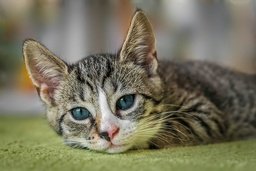
#> input picture k_means_color/cat.jpg, 256 x 171 px, shrunk from 640 x 427 before the run
$ python decrease_color_count_my_own_impl.py
#> lines starting #> are read from the running program, lines starting #| are printed output that depends on the picture
### k_means_color/k_means/initialize_centroids.py
import numpy as np


def initialize_centroids(data: np.ndarray, k: int) -> np.ndarray:
    # Перевіряємо, чи достатньо точок у даних для вибору k центроїдів.
    # data.shape[0] - це кількість елементів у масиві
    if k > data.shape[0]:
        raise ValueError("Кількість кластерів (k) не може бути більшою за кількість точок даних.")

    # Отримуємо загальну кількість точок даних
    num_samples = data.shape[0]

    # Випадково обираємо k унікальних індексів з діапазону [0, num_samples - 1]
    # replace=False гарантує, що індекси не будуть повторюватися
    random_indices = np.random.choice(num_samples, k, replace=False)

    # Використовуємо ці індекси, щоб вибрати відповідні точки з 'data'
    centroids = data[random_indices]

    return centroids


# --- Тестування (можна додати у свій файл для перевірки) ---
# fake_pixels = np.array([
#     [10, 20, 30],
#     [15, 25, 35],
#     [12, 22, 32],
#     [200, 210, 220],
#     [205, 215, 225],
#     [5, 5, 5],
#     [8, 8, 8],
#     [250, 250, 250],
#     [0, 0, 0],
#     [1, 1, 1]
# ])

# k_test = 3
# initial_centers = initialize_centroids(fake_pixels, k_test)
# print(f"\nТестові початкові центроїди ({k_test} штук):\n{initial_centers}")

### k_means_color/k_means/k_means_with_vectorization.py
import numpy as np
from k_means.initialize_centroids import initialize_centroids

"""
 Це копія функції run_kmeans, але тут прохід по циклу data, що був найбільш
 повільним місцем у run_kmeans замінений на векторизацію, і це значно пришвидшує код

 Коментарі які описують код в середині run_kmeans_with_vectorization за основу беруть
 зображення cat.jpg, яке має розмір 640х427 і k=12

 Варто зауважити що навіть з векторизацією чим більший розмір зображення або k, то тим
 довше будуть йти обрахунки, для розуміння
 640х427=273_280 пікселів
 k = 12; 273_280 * 12 = 3_279_360 - така довжина масиву squared_differences
 k = 60; 273_280 * 12 = 16_396_800 - така довжина масиву squared_differences
 k = 120; 273_280 * 12 = 32_793_600 - така довжина масиву squared_differences

 Варто зауважити що найбільші втрати часу відбуваються в цих двох рядках
    squared_differences = (data_expanded - centroids_expanded)**2
    sum_squared_differences = np.sum(squared_differences, axis=2)
Бібліотека працює швидше, можливо через те що ці самі операції написані на низькорівневій мові,
швидкодію поточної реалізацію можна пришвидшити за допомогою інженерних трюків (інакше обрахувати відстань),
але не більше, вона все одно буде повільнішою ніж в бібліотеці
"""

def run_kmeans_with_vectorization(data: np.ndarray, k: int, max_iter=100):
    centroids = initialize_centroids(data=data, k=k)
    print(f"initial centroids: {centroids}")

    for iter_num in range(max_iter):
        # --- Крок 1: отримати масив labels_array який вказує який піксель до якого центроїда найближчий ---
        # --- Присвоєння точок до кластерів (ВЕКТОРИЗОВАНО) ---

        # Розширюємо розмірності для broadcasting
        # data було [[r,g,b],[r,g,b],[r,g,b],[r,g,b]...]
        # data_expanded стане [ [[r,g,b]], [[r,g,b]], [[r,g,b]], [[r,g,b]], ... ]
        # перші : - це вибір всіх елементів по першій осі (пікселів)
        # np.newaxis створить нову вісь (розмірність) там де раніше були [r,g,b]
        # другі : - вибере всі елементи по третій осі, яка раніше була другою, для нас це елементи [r,g,b]
        #
        # Якщо підсумувати, то до цієї операції data мала форму (N, 3), а після операції data_expanded матиме форму (N, 1, 3)
        data_expanded = data[:, np.newaxis, :]  # (num_pixels, 1, 3)

        # centroids - [[r,g,b], [r,g,b], [r,g,b], [r,g,b], ...] Довжина centroids = 12 (вважаємо k=12)
        # centroids[np.newaxis, :, :] - [[ [r,g,b], [r,g,b], [r,g,b], [r,g,b], ... ]]
        # np.newaxis - створює нову вісь
        # перші : - копіюють вісь яка раніше була віссю 0, а тепер буде віссю 1
        # другі : - копіюють вісь яка раніше була віссю 1, а тепер буде віссю 2 (тобто вибираємо самі [r,g,b])
        # centroids_expanded тепер має форму (1, k, 3)
        centroids_expanded = centroids[np.newaxis, :, :]


        # НАВІЩО БУЛО ЗМІНЮВАТИ ФОРМУ data і centroids
        #
        # Ми змінювали форму data і centroids для того щоб зробити Broadcasting (трансляції) в NumPy,
        # щоб ми могли ефективно (і дуже швидко) обчислити відстані від кожного пікселя до кожного центроїда одночасно
        #
        # data: Містить усі пікселі зображення. Кожен піксель має 3 колірні компоненти (R, G, B).
        # Форма: (N, 3), де N — загальна кількість пікселів.
        #   Приклад: [[R0, G0, B0], [R1, G1, B1], ..., [RN-1, GN-1, BN-1]]
        #
        # centroids: Містить поточні координати k центроїдів. Кожен центроїд також має 3 колірні компоненти.
        # Форма: (k, 3), де k — бажана кількість кластерів.
        #   Приклад: [[C0_R, C0_G, C0_B], [C1_R, C1_G, C1_B], ..., [CK-1_R, CK-1_G, CK-1_B]]
        #
        #
        # Нам потрібно обчислити Евклідову відстань між кожним з N пікселів та кожним з k центроїдів.
        # Це призведе до матриці відстаней форми (N, k)
        # Пряме віднімання data - centroids не працюватиме, оскільки їхні форми (N, 3) і (k, 3) несумісні
        # для поелементного віднімання. Ми не можемо відняти матрицю 1x3 від матриці 2x3
        #
        # Але після змін ми матимемо матриці (N, 1, 3) і (1, k, 3)
        #
        # data_expanded - (273280,1,3)
        # centroids_expanded - (1, 12, 3)
        # Коли виконується операція віднімання (-), NumPy перевіряє розмірності масивів, починаючи з кінця:
        #   1. Остання вісь (розмірність кольору): 3 і 3. Вони збігаються, все добре.
        #   2. Середня вісь: 1 (з data_expanded) і k (з centroids_expanded). NumPy бачить 1 і k.
        #      Правила Broadcasting говорять, що якщо одна з розмірностей дорівнює 1, вона може бути "розтягнута"
        #      (broadcasted) до розміру іншої. Отже, 1 "розтягується" до k.
        #   3. Перша вісь: N (з data_expanded) і 1 (з centroids_expanded). Аналогічно, 1 "розтягується" до N.
        #
        # Що таке розтягування
        # Не плутати з розтягуванням (scaling) вектора в лінійній алгебрі (коли множимо вектор на скаляр), це ІНШЕ.
        # Коли NumPy "розтягує" вісь, він логічно уявляє, що елементи вздовж цієї осі повторюються, щоб "заповнити"
        # більший розмір. Фізично копії не створюються у пам'яті (за рідкісними винятками). NumPy просто змінює спосіб,
        # яким він звертається до даних.
        # Тож грубо кажучи після розтягування ми маємо однакові форми: data_expanded (N, k, 3) і centroids_expanded (N, k, 3)
        # І оскільки тепер форми однакові то можна виконувати операції додавання/віднімання/множення і т.п.


        # Обчислюємо різниці, підносимо до квадрату, сумуємо по компонентах (RGB)
        # Все це відбувається ОДНИМ ОПЕРАЦІЯМ NumPy
        # (point1 - point2)^2
        #
        # squared_differences виглядає так - [ [[r,g,b],[r,g,b],[r,g,b], ...], [[r,g,b],[r,g,b],[r,g,b], ...], ... ]
        # Довжина squared_differences - 273280 елементів
        # кожен елемент - це масив з 12 піделементів, кожен з яких це [r,g,b]
        # тобто кожен піксель (елемент з 273280) містить у собі відстань до всіх центроїдів
        #
        # data_expanded - [ [[139,139,129]], ...]
        # centroids_expanded - [[ [127,138,80],... ]]
        # squared_differences - [ [[144,1,97], ...],... ]
        # (139-127)^2 = 144
        # (139-138)^2 = 1
        # (129-138)^2 = 2401 // 256 => 97 (Оскільки наші значення можуть бути у діапазоні від 0 до 256)
        #               то беремо залишок від ділення і все сходиться
        # squared_differences = [ [[144,1,97],...],... ]
        squared_differences = (data_expanded - centroids_expanded)**2

        # np.sum по останній осі (RGB)
        # Пам'ятаймо що ми рахуємо відстань від векторів (пікселів) дл цетроїда за допомогою Евклідової норми
        # math.sqrt( (r1 - r2)^2 + (g1 - g2)^2 + (b1 - b2)^2 )
        #
        # У squared_differences ми маємо віднімання і піднесення до квадрату кожної точки з кожним центроїдом
        # Тепер нам треба додати r,g,b кожної точки - 144 + 1 + 97 = 242
        # sum_squared_differences - [ [242, ...],... ]
        # axis - це вісь по якій треба робить операцію, вона починається з 0 і у нас максимум може бути 2
        sum_squared_differences = np.sum(squared_differences, axis=2)


        # Беремо квадратний корінь для отримання Евклідових відстаней
        #
        # Фінальний етап розрахунку відстані, маючи суму всіх кольорів кожного пікселя до кожного центроїда, заносимо все під корінь
        # sqrt(242) = 15.55...
        # distances - [ [15.55, ...],... ]
        # distances - це масив з довжиною 273280, де кожен елемент - це відстань конкретно цього пікселя до всіх k центроїдів
        distances = np.sqrt(sum_squared_differences) # Форма (num_pixels, k)

        # Знаходимо індекс найближчого центроїда для кожного пікселя
        # distances = [
        #     [d(p0, c0), d(p0, c1), d(p0, c2),...],  # Відстані пікселя 0 до центроїдів 0, 1, 2, ...
        #     [d(p1, c0), d(p1, c1), d(p1, c2),...],  # Відстані пікселя 1 до центроїдів 0, 1, 2, ...
        #     [d(p2, c0), d(p2, c1), d(p2, c2),...],  # Відстані пікселя 2 до центроїдів 0, 1, 2, ...
        #     [d(p3, c0), d(p3, c1), d(p3, c2),...]   # Відстані пікселя 3 до центроїдів 0, 1, 2, ...
        #      ...
        # ]
        #
        # axis=1: Це ключовий параметр, який вказує, вздовж якої осі потрібно шукати мінімум.
        #
        # Візьмемо довільний приклад
        # distances = [
        #     [5.0, 1.0, 8.0],  # Піксель 0: відстані до C0, C1, C2
        #     [3.0, 7.0, 2.0],  # Піксель 1: відстані до C0, C1, C2
        #     [9.0, 4.0, 6.0],  # Піксель 2: відстані до C0, C1, C2
        #     [1.5, 2.5, 0.5]   # Піксель 3: відстані до C0, C1, C2
        # ]
        # Для першого рядка (Піксель 0): Мінімальне значення: 1.0, його індекс 1, тож він належить до центроїда з індексом 1
        # Для другого рядка (Піксель 1): Мінімальне значення: 2.0,  його індекс 2, тож він належить до центроїда з індексом 2
        # і так далі
        # Тож на виході маємо labels_array = [1, 2, 1, 2]
        # labels_array - це масив довжиною 273280. Це масив який вказує який піксель до якого центроїда найближчий
        labels_array = np.argmin(distances, axis=1)


        # --- Крок 2: Оновлення центроїдів (можемо залишити твій код, але його також можна векторизувати) ---

        # Зберігаємо старі центроїди для перевірки збіжності
        old_centroids = centroids.copy()

        # Створюємо пустий масив для нових центроїдів, того ж розміру, що й старі
        # new_centroids - [ [0., 0., 0.], [0., 0., 0.]... ] має довжину k - для нас це 12
        new_centroids = np.zeros_like(old_centroids, dtype=float)

        for cluster_idx in range(k):
            # 1. Створюємо булеву маску: знаходимо всі пікселі, які належать до поточного кластера 'cluster_idx'
            # labels_array == cluster_idx поверне масив типу [True, False, False, True, ...]
            # де True означає, що піксель належить до кластера 'cluster_idx'
            points_in_cluster_mask = (labels_array == cluster_idx)

            # 2. Вибираємо пікселі за маскою:
            # data[points_in_cluster_mask] поверне новий NumPy масив, що містить ТІЛЬКИ пікселі,
            # які належать до кластера 'cluster_idx'.
            # Його форма буде (кількість_пікселів_у_кластері, 3)
            # points_in_this_cluster - [ [r,g,b], [r,g,b], [r,g,b], ... ]
            points_in_this_cluster = data[points_in_cluster_mask]

            # 3. Обчислюємо середнє значення для цих пікселів:
            # .shape[0] показує скільки елементів у масиві
            # .shape[1] скільки піделементів у одному елементів, для нас це 3 (r,g,b)
            if points_in_this_cluster.shape[0] > 0: # Перевіряємо, чи є пікселі в цьому кластері
                # .mean(axis=0) обчислює середнє для КОЖНОГО стовпця окремо.
                # points_in_this_cluster = [
                #     [R1, G1, B1]
                #     ...
                #     [R5, G5, B5]
                #     ...
                #     [R10, G10, B10]
                # ]
                #
                # mean(axis=0) рахує так:
                # Середнє R: (R1 + R5 + R10) / 3
                # Середнє G: (G1 + G5 + G10) / 3
                # Середнє B: (B1 + B5 + B10) / 3
                #
                # mean(axis=1) рахує середнє для кожного пікселя
                # Для [R1, G1, B1], середнє буде (R1 + G1 + B1) / 3
                # Для [R5, G5, B5], середнє буде (R5 + G5 + B5) / 3.
                #
                # Саме тому використовуємо mean(axis=0)
                # points_in_this_cluster.mean(axis=0) - поверне один масив на 3 елементи [r,g,b]
                new_centroids[cluster_idx] = points_in_this_cluster.mean(axis=0)
            else:
                # Якщо кластер порожній, залишаємо його центроїд незмінним
                # Теоретично можна зробити якусь додаткову обробку, бо тоді виходить що ми хибно обрали центроїд,
                # він надто далеко від усіх, але для тут мені це не потрібно
                new_centroids[cluster_idx] = old_centroids[cluster_idx]


        # --- Крок 3: Перевірка на збіжність ---
        # Порівнюємо нові центроїди зі СТАРИМИ центроїдами за допомогою np.allclose
        # rtol і atol
        # Для того щоб .allclose повернув True треба щоб виконувалася умова ∣a−b∣ ≤ atol+rtol×∣b∣
        # ∣a−b∣ - це абсолютна різниця між елементами
        #
        # rtol (relative tolerance): відносна толерантність. Це поріг для відносної різниці між двома числами.
        # Вона стає важливою, коли порівнюються великі числа. Чим більші числа, тим більшою може бути абсолютна
        # різниця між ними, щоб вони все ще вважалися "майже рівними".
        # Приклад:
        #   Якщо rtol=1e-5 (0.00001), то два числа 100000.00 та 100000.01 будуть вважатися "майже рівними",
        #   тому що їхня відносна різниця мала: лише 0.01
        #   Далі число b (100000.01) множиться на  rtol=1e-5 -> 100000.01 * 1e-5 = 1.0000001
        #   І оскільки 0.01 ≤ 1.0000001 то тоді .allclose поверне true
        # Іншими словами можна сказати, що rtol=1e-5 (0.00001) це допустима відмінність у 0.001% між двома числами
        #
        #
        # atol (absolute tolerance): абсолютна толерантність. Це поріг для абсолютної різниці між двома числами.
        # Вона стає критично важливою, коли порівнювані числа дуже малі, або одне з них є нулем.
        # Приклад:
        #   Якщо atol=1e-8 (0.00000001), то числа 1e-9 та 2e-9 будуть вважатися "майже рівними", навіть якщо їх відносна різниця велика
        is_converged = np.allclose(new_centroids, old_centroids, rtol=1e-5, atol=1e-8)

        # Оновлюємо центроїди для наступної ітерації
        centroids = new_centroids

        if is_converged:
            print(f"K-Means зійшовся на ітерації {iter_num + 1}.")
            break

    else:
        print(f"K-Means досяг максимальної кількості ітерацій ({max_iter}).")

    return centroids.astype(int), labels_array

### k_means_color/decrease_color_count_my_own_impl.py
from PIL import Image
import numpy as np
import matplotlib.pyplot as plt

from k_means.k_means import run_kmeans
from k_means.k_means_with_vectorization import run_kmeans_with_vectorization

"""
Задача
Застосувати алгоритм KMeans щоб зменшити кількість кольорів у зображенні

Пояснення алгоритму
Зображення має широту і висоту - 640х427, це означає, що воно містить 427 рядків і 640 колонок,
якщо розглядати його як двомірний масив, а сумарно це 273280 пікселів, або елементів масиву.
[
  [[r,g,b],[r,g,b],[r,g,b],[r,g,b]...],
  [[r,g,b],[r,g,b],[r,g,b],[r,g,b]...],
  [[r,g,b],[r,g,b],[r,g,b],[r,g,b]...],
  ...
]

KMeans працює з двомірними масивами, тому розкладаємо зображення в двомірний масив
[[r,g,b],[r,g,b],[r,g,b],[r,g,b],[r,g,b],[r,g,b],[r,g,b],[r,g,b]...]


Далі це заноситься в сам KMeans
KMeans має отримати набір даних (pixels), і кількість центроїдів (k - скільки кольорів ми хочемо мати на виході)

KMeans генерує k центроїдів (точок тієї є розмірності що і дані, які передали, тобто для нас це [r,g,b], і що
важливо центроїди в своїх значеннях обмежені максимальним і мінімальним значенням для нас це від 0 до 255).
Тобто KMeans генерує k точок які в просторі який ми передали, і це є кольори, тож маємо 12 рівномірно
розподілених кольорів

Далі KMeans починає проходитися по всім pixel і визначати до якого центроїда конкретно цей піксель ближче.
Коли це визначено то створюється новий масив labels і в нього записується index центроїда до якого піксель найближче.
Тож ми матимемо labels який по довжині такий самий як і pixels і вони 'мають' зв'язок, n-ний елемент pixels
посилається на n-ний елемент labels і навпаки, бо індекси центроїдів до labels додавали в такій саме послідовності
як і pixels (ми проходилися по масиву pixels і пушили індекс центроїда до labels)

Далі ми проходимося циклом по масиву центроїдів і для кожного центроїда дістаємо всі пікселі з pixels, які відносяться
до цього центроїда, це робиться за допомогою labels. З labels можна дізнатися який індекс в pixels відноситься до якого центроїда.
Це робиться для того щоб порахувати середній колір кожного центроїда. Ми дістали всі пікселі, які
відносяться до поточного центроїда і сумуємо їх red колір, потім green, потім blue, а потім кожен з цих кольорів ділимо на
загальну кількість пікселів що відносяться до цього центроїда і так отримаємо середній колір.

Тепер записуємо нові кольори центроїдів - це наші нові центроїди

Тепер повторюємо все спочатку, проходимося циклом по кожному пікселю, визначаємо до якого (вже нового) центроїда він ближче,
запсуємо індекс центроїда у labels і т.п.


З приводу визначення який центроїд ближче до пікселя.
Тут використовується норма L2 - Евклідова норма (math.sqrt( (r1-r2)^2 + (g1-g2)^2 + (g1-g2)^2 ))


Важливо зауважити що бібліотека працює на порядок швидше, для зображення ./cat.jpg бібліотека повертає зображення
за 10-15 секунд, в той час як моє самописне рішення поверне десь хвилин 10-15 або більше (1 ітерація займає до 2хв).
Основна причина, що в самописному рішенні я проходжуся циклом по pixels, в середині нього по масиву з 12 центроїдів
і в ньому визначаю який до якого центроїда ближче піксель. Тож маємо складність M*N = 273280 * 12 = 3279360 для
однієї ітерації, а таких ітерацій може бути 12-15. Це основне місце де у мене затримка по часу.
А бібліотека KMeans робить Векторизацію (Vectorization), вона на машинному рівні не шукає по одному до якого центроїда
піксель ближче, вона робить це для всіх одночасно, це значно заощаджує час

"""

# --- Крок 1: Перетворення зображення на масив пікселів для K-Means ---
image_path = './cat.jpg'
original_image = Image.open(image_path)
#> original_image is the input picture: PIL image 256x171 RGB; mean R, G, B 119.2, 116.1, 93.3
print(f"Оригінальний розмір зображення: {original_image.size}")
#| Оригінальний розмір зображення: (256, 171)

# --- Крок 2: Перетворення зображення на масив пікселів для K-Means ---
# Спочатку перетворимо зображення на масив NumPy
# original_image.convert('RGB') гарантує, що зображення буде в форматі RGB,
# навіть якщо воно було в іншому (наприклад, RGBA з прозорістю).
converted = original_image.convert('RGB')
image_np = np.array(converted)

# Ми знаємо, що наше зображення має розміри (висота, ширина, 3 канали RGB).
# Для k-means нам потрібен список "точок", де кожна точка - це колір пікселя (R, G, B).
# Тому ми "розгортаємо" масив: перетворюємо його з 3D (висота x ширина x 3)
# на 2D (кількість_пікселів x 3).
# Кількість пікселів = висота * ширина. Кожен рядок буде виглядати [R, G, B].
height, width, _ = image_np.shape
#> height = 171; width = 256
pixels = image_np.reshape(-1, 3) # -1 автоматично розраховує кількість рядків


# --- Крок 3: Застосування K-Means ---
# Визначаємо бажану кількість кольорів (k)
n_colors = 12 # Бажана кількість - це 12

# Ініціалізуємо модель KMeans.
# centroids - це наші нові, узагальнені кольори! Кожен центроїд - це [R, G, B] значення
# labels - це масив індексів, який містить значення від 0 до n_colors, тобто у нас від 0 до 11, і
# його довжина = довжині pixels [[0],[8], [11], [3]... ]. Тобто це говорить що pixels[1] - відноситься
# до центроїда на індексі 8 (всього центроїдів 12 - це наші n_colors).

# (centroids, labels) = run_kmeans(data=pixels, k=n_colors) # 1 ітерація робиться 1хв 40сек
(centroids, labels) = run_kmeans_with_vectorization(data=pixels, k=n_colors) # 80 ітерацій робиться за 30сек
#> in initialize_centroids, `centroids = data[random_indices]`: centroids = [[78, 71, 61], [162, 171, 108], [107, 102, 80], [198, 200, 189], [132, 101, 73], [141, 134, 128], [162, 164, 163], [104, 104, 104], [139, 149, 88], [56, 57, 51], [166, 166, 158], [59, 53, 29]]
#| initial centroids: [[ 78  71  61]
#|  [162 171 108]
#|  [107 102  80]
#|  [198 200 189]
#|  [132 101  73]
#|  [141 134 128]
#|  [162 164 163]
#|  [104 104 104]
#|  [139 149  88]
#|  [ 56  57  51]
#|  [166 166 158]
#|  [ 59  53  29]]
#> the loop in run_kmeans_with_vectorization, `for iter_num in range(max_iter):` made 72 passes
#> is_converged on pass 1: False
#> centroids = [[36, 33, 21], [143, 140, 132], [120, 125, 67], [64, 59, 44], [137, 144, 86], [199, 197, 187], [169, 166, 154], [126, 122, 111], [158, 162, 107], [105, 101, 89], [127, 108, 82], [87, 81, 63]]


# --- Крок 4: Перефарбування зображення ---
# new_colors[labels] "поєднує" new_colors і labels і робить так щоб new_colors[labels] був набором
# пікселів з лише 12 кольорами.
# .reshape(image_np.shape) зробить щоб new_colors[labels] який є двомірним масивом з rgb перетворився у
# тримірний, як оригінальне зображення де є рядки і колонки в яких rgb
quantized_image_np = centroids[labels].reshape(image_np.shape)
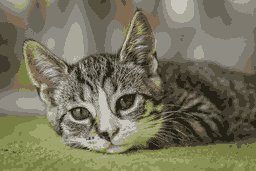
#> quantized_image_np: shape (171, 256, 3) int64; mean R, G, B 118.6, 115.8, 93.1

# Перетворюємо NumPy масив назад в об'єкт Image
quantized_image = Image.fromarray(quantized_image_np.astype(np.uint8), 'RGB')


# --- Крок 5: Відображення оригінального та квантованого зображення ---
plt.figure(figsize=(12, 6))

plt.subplot(1, 2, 1) # 1 рядок, 2 колонки, 1-й графік
plt.imshow(original_image)
plt.title("Оригінальне зображення")
plt.axis('off')

plt.subplot(1, 2, 2) # 1 рядок, 2 колонки, 2-й графік
plt.imshow(quantized_image)
plt.title(f"Квантоване зображення ({n_colors} кольорів)")
plt.axis('off')

plt.tight_layout() # Автоматично налаштовує відступи
plt.show()
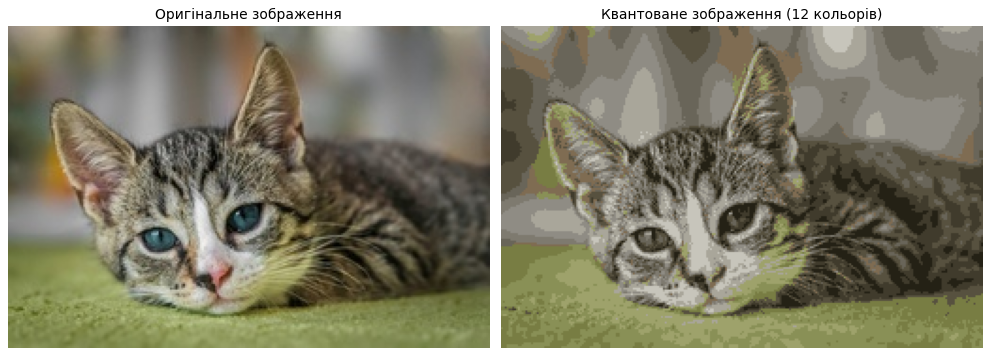
#> figure drawn by matplotlib, 2 panels

# --- Збереження квантованого зображення (за бажанням) ---
output_path = 'quantized_image.jpg' # Назва файлу для збереження
quantized_image.save(output_path)
print(f"\nКвантоване зображення збережено як '{output_path}'")
